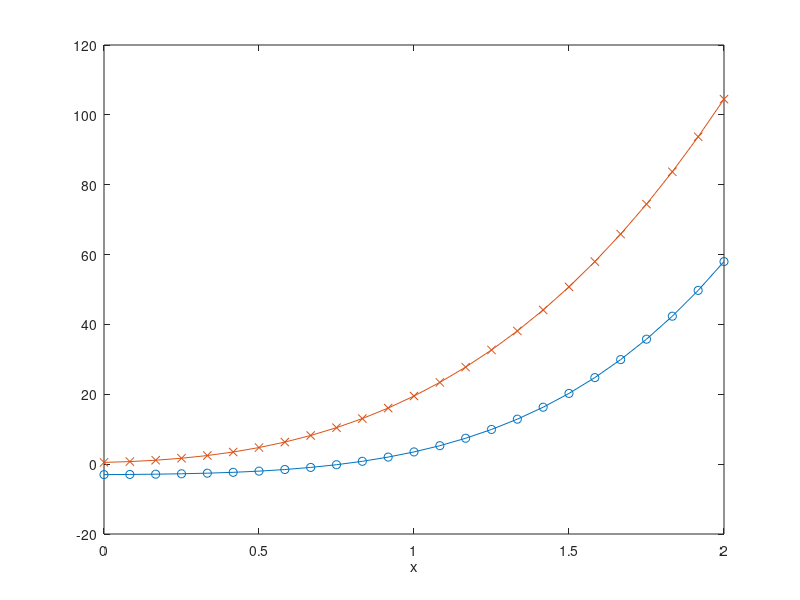

This chart was generated by the following MATLAB code: (Note: this script raises an error after producing the figure.)
%% implement f(x) and df/dx and plot between 0 and 2
clear variables

f = @(x) 2*x.^4 + 3*x.^3 + x.^2 + 0.5*x - 3;
df_dx_e = @(x) 8*x.^3 + 9*x.^2 + 2*x + 0.5;

x = linspace(0,2,25);

plot(x,f(x),'-o',...
    x,df_dx_e(x),'-x');
xlabel('x')
fontsize(14,'points')
legend('f(x)','df/dx','Location','best');

%% Testing numerical formulas
clc

x = 1; % point for evaluation of derivative

% define anonymous function for FWD/BWD/CD
df_dx_FW = @(x,h) (f(x+h)-f(x))./h;
df_dx_BW = @(x,h) (f(x)-f(x-h))./h;
df_dx_C = @(x,h) (f(x+h)-f(x-h))./(2*h);

h = 1E-3;
df_dx_FW(x,h)
df_dx_BW(x,h)
df_dx_C(x,h)

format long

T = table(h,df_dx_e(x),...
    df_dx_FW(x,h),df_dx_BW(x,h),df_dx_C(x,h),...
    'VariableNames',{'h','exact','FWD','BWD','CD'});
disp(T)

%% make it systematic
h = logspace(-16,-1,16);

% use transpose operator to turn row-arrays to column-arrays
T = table(h',df_dx_e(repelem(x,16))',...
    df_dx_FW(x,h)',df_dx_BW(x,h)',df_dx_C(x,h)',...
    'VariableNames',{'h','exact','FWD','BWD','CD'});
disp(T)

% we see effect of:
% roundoff-error -> machine arithmetics
% truncation error -> truncation in Taylor series

%% Plot of the error
h = logspace(-16,-1,1E2);

% define a relative error function
err = @(x,h,fun) abs((df_dx_e(x)-fun(x,h))/df_dx_e(x));

loglog(h,err(x,h,df_dx_FW),...
    h,err(x,h,df_dx_BW),'--',...
    h,err(x,h,df_dx_C),'-.','LineWidth',2)
grid on
xlabel('h');
ylabel('relative error')
legend('FW','BW','C','Location','best')
fontsize(14,'points')

% roundoff error proportional to eps/h
% truncation error proportional to:
% h (first-order methods)
% h^2 (second-order methods)

% With CD, the value of h for which truncation error
% is comparable to roundoff error is much larger than
% for first-order methods

%% Plot err for FWD and eps/h, h
close all

tiledlayout(2,1)

nexttile
loglog(h,err(x,h,df_dx_FW),h,x*eps./h,'--',h,h/x,'--','LineWidth',2)
legend('err FW','x*eps./(h)','truncation O(h)');
ylim([1E-12 inf]);

% The same for CD
% theoretical roundoff error: ∝(eps/h)
% theoretical truncation error: ∝(h^2)
nexttile
loglog(h,err(x,h,df_dx_C),h,x*eps./h,'--',h,x*eps./(2*h),'.-',h,(h/x).^2,'--','LineWidth',2)
legend('err CD','eps./(h)','eps./(2*h)','truncation O(h^2)');
ylim([1E-12 inf]);

% now try x = 1000;
% ...important to scale 
% roundoff: eps/h -> x*eps/h    (proportional to the relative scale of x in floating-point arithmetic)
% truncation (2nd order): h.^2 -> (h/x).^2 ()

%% A more rigorous approach for larger values of x
% see handwritten notes
close all

ddf_ddx_e = @(x) 24*x.^2 + 18*x + 2;

x = 100;

err_rel_round = f(x).*eps/df_dx_e(x)./h;
err_rel_trunc = 1/2*ddf_ddx_e(x)./df_dx_e(x).*h;

loglog(h,err(x,h,df_dx_FW),...
    h,err_rel_round,'--',...
    h,err_rel_trunc,'--','LineWidth',2)

legend('err FW','roundoff','truncation O(h)');
ylim([1E-12 inf]);